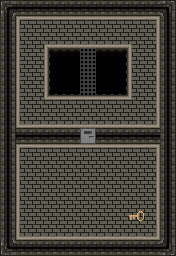

This is a level from a 2D game, rendered from its Tiled map with the project's own tilesets. A one-line summary and the complete map file follow:
An orthogonal 11x16 tile map with 16x16 px tiles, 2 tile layers (Tile Layer 1, Key) and 13 objects (10x Wall, 2x Door, Key).

<map version="1.2" tiledversion="1.2.1" orientation="orthogonal" renderorder="left-down" width="11" height="16" tilewidth="16" tileheight="16" infinite="0" nextlayerid="6" nextobjectid="29">
 <tileset firstgid="1" source="hacktilesetwdoor.tsx" />
 <layer id="1" name="Tile Layer 1" width="11" height="16">
  <data encoding="csv">
1560,2296,2296,2296,2296,2296,2296,2296,2296,2296,1577,
2249,1609,1622,1622,1622,1622,1622,1622,1622,1624,2249,
2249,2185,1658,1669,1669,1669,1669,1669,1671,2200,2249,
2249,2185,1754,1707,1717,2096,1717,1718,2151,2200,2249,
2249,2185,1754,2091,2092,2096,2092,2102,2151,2200,2249,
2249,2185,1754,2139,2149,2096,2149,2150,2151,2200,2249,
2249,2185,2186,2187,2187,2187,2187,2187,2199,2200,2249,
2249,2233,2246,2246,2246,2246,2246,2246,2246,2248,2249,
2249,2296,2296,2296,2296,1427,2296,2296,2296,2296,2249,
2249,1609,1622,1622,1622,1622,1622,1622,1622,1624,2249,
2249,2185,1904,1904,1904,1904,1904,1904,1904,2200,2249,
2249,2185,1904,1904,1904,1904,1904,1904,1904,2200,2249,
2249,2185,1904,1904,1904,1904,1904,1904,1904,2200,2249,
2249,2185,1904,1904,1904,1904,1904,1904,1236,2200,2249,
2249,2233,2246,2246,2246,2246,2246,2246,2246,2248,2249,
2280,2296,2296,2296,2296,2296,2296,2296,2296,2296,2297
</data>
 </layer>
 <layer id="5" name="Key" width="11" height="16">
  <data encoding="csv">
0,0,0,0,0,0,0,0,0,0,0,
0,0,0,0,0,0,0,0,0,0,0,
0,0,0,0,0,0,0,0,0,0,0,
0,0,0,0,0,0,0,0,0,0,0,
0,0,0,0,0,0,0,0,0,0,0,
0,0,0,0,0,0,0,0,0,0,0,
0,0,0,0,0,0,0,0,0,0,0,
0,0,0,0,0,0,0,0,0,0,0,
0,0,0,0,0,0,0,0,0,0,0,
0,0,0,0,0,0,0,0,0,0,0,
0,0,0,0,0,0,0,0,0,0,0,
0,0,0,0,0,0,0,0,0,0,0,
0,0,0,0,0,0,0,0,0,0,0,
0,0,0,0,0,0,0,0,1429,0,0,
0,0,0,0,0,0,0,0,0,0,0,
0,0,0,0,0,0,0,0,0,0,0
</data>
 </layer>
 <objectgroup id="2" name="Collision">
  <properties>
   <property name="Collision" value="" />
  </properties>
  <object id="7" type="Wall" x="96" y="128" width="80" height="16" />
  <object id="12" type="Wall" x="160" y="0" width="16" height="128" />
  <object id="13" type="Wall" x="0" y="0" width="160" height="16" />
  <object id="14" type="Wall" x="0" y="16" width="16" height="128" />
  <object id="15" type="Wall" x="16" y="128" width="80.0929" height="16" />
  <object id="16" type="Wall" x="0" y="144" width="16" height="96" />
  <object id="17" type="Wall" x="160" y="144" width="16" height="96" />
  <object id="18" type="Wall" x="0" y="240" width="176" height="16" />
  <object id="19" type="Wall" x="49.452" y="49.452" width="28.5128" height="44.9969" />
  <object id="20" type="Wall" x="96.6765" y="49.0065" width="29.8495" height="45.4424" />
 </objectgroup>
 <objectgroup id="3" name="Door">
  <object id="6" name="Door" type="Door" x="79.9772" y="144.005" width="16" height="16" />
  <object id="28" name="Door" type="Door" x="80.0222" y="111.947" width="16" height="16" />
 </objectgroup>
 <objectgroup id="4" name="Use">
  <object id="23" name="Key" x="128.61" y="211.057" width="15.4184" height="10.0635" />
 </objectgroup>
</map>
